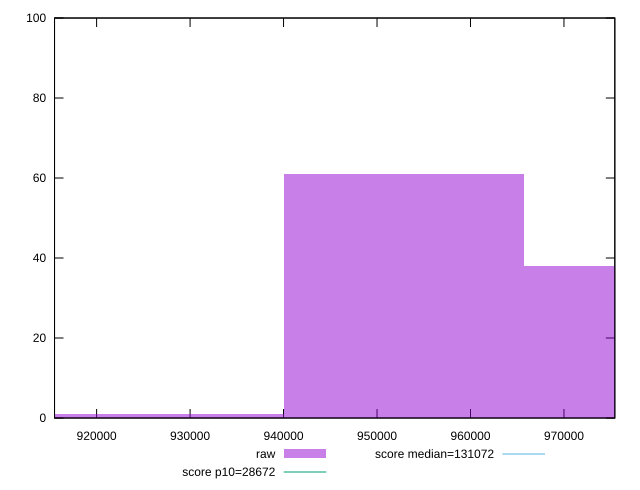

Write the gnuplot code that produced this figure.
reset

$raw <<EOF
978643.2444951765 38
952889.4749031982 61
927135.7053112199 1
EOF

set key outside below
set boxwidth 25753.76959197833
set xrange [915498.2222611113:975441.3670861111]
set yrange [0:100]
set trange [0:100]
set style fill transparent solid 0.5 noborder

set parametric
set terminal svg size 640, 490 enhanced background rgb 'white'
set output "reports/report_00028_2021-02-24T12-49-42.674Z/uses-long-cache-ttl/samples/astro/raw/histogram.svg"

plot $raw title "raw" with boxes, \
     28672,t title "score p10=28672", \
     131072,t title "score median=131072"

reset
